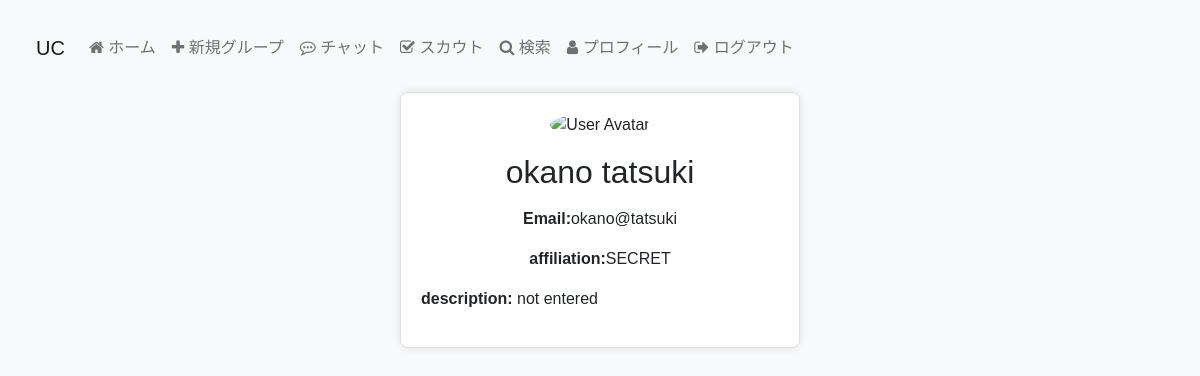
Screenshot of /profile/1 (signed in) with the database file from the repository.
### UC/models/user.py (models this page shows, shortened)
class User(db.Model):
    __tablename__ = "users"
    id = db.Column(db.Integer, primary_key=True, nullable=False)
    name_last = db.Column(db.String(50), nullable=False)
    name_first = db.Column(db.String(50), nullable=False)
    email = db.Column(db.String(100), unique=True, nullable=False)
    password = db.Column(db.String(100), nullable=False)
    user_type = db.Column(db.String(10), nullable=False)
    description = db.Column(db.Text)
    affiliation = db.Column(db.String(100), nullable=True)
    chat = db.relationship("Chat", backref="users")
    group = db.relationship("Group", backref="users")

### UC/views/profile.py (the view)
@app.route("/profile/<int:user_id>")
@is_logined
def show_profile(user_id):
    user = User.query.get(user_id)
    return render_template("profile/profile.html", user=user)

### UC/views/views.py (called while the page is built)
def is_logined(view):
    @wraps(view)
    def inner(*args, **kwargs):
        if not session.get("logged_in"):
            return redirect(url_for("login"))
        return view(*args, **kwargs)
    return inner

### UC/templates/profile/profile.html (shortened to what this page needs)
{% extends "layout.html" %}
{% block body %}
<!DOCTYPE html>
<html lang="en">
<head>
    <link href="https://cdn.jsdelivr.net/npm/bootstrap@5.0.2/dist/css/bootstrap.min.css" rel="stylesheet">
</head>
<body>
<div class="container">
    <div class="row justify-content-center">
        <div class="col-md-6">
            <div class="profile-container text-center">
                <img src="https://ptetutorials.com/images/user-profile.png" alt="User Avatar" class="profile-img mb-3">
                <h2 class="mb-3">{{ user['name_last'] }} {{ user['name_first'] }}</h2>
                <p class="mb-3"><strong>Email:</strong>{{ user['email'] }}</p>
                <p class="mb-3"><strong>affiliation:</strong>{{ user['affiliation'] }}</p>
                <p class="mb-3" style="text-align: left"><strong>description:</strong>{{ user['description'] }}</p>
            </div>
        </div>
    </div>
</div>
</body>
</html>
{% endblock %}

### UC/static/style.css (style rules this page uses)
.container { margin: auto; }
img { max-width: 100%; }

### UC/templates/profile/profile.html (style rules this page uses)
body { font-family: Arial, sans-serif; background-color: #f8f9fa; padding: 20px; }
.profile-container { max-width: 400px; margin: auto; background-color: #ffffff; border: 1px solid #dee2e6; border-radius: 8px; padding: 20px; box-shadow: 0 0 10px rgba(0, 0, 0, 0.1); }
.profile-img { max-width: 100%; border-radius: 50%; }

### rows the page displays
User: name_last "okano", name_first "tatsuki", email "okano@tatsuki", affiliation "SECRET", description "not entered"
